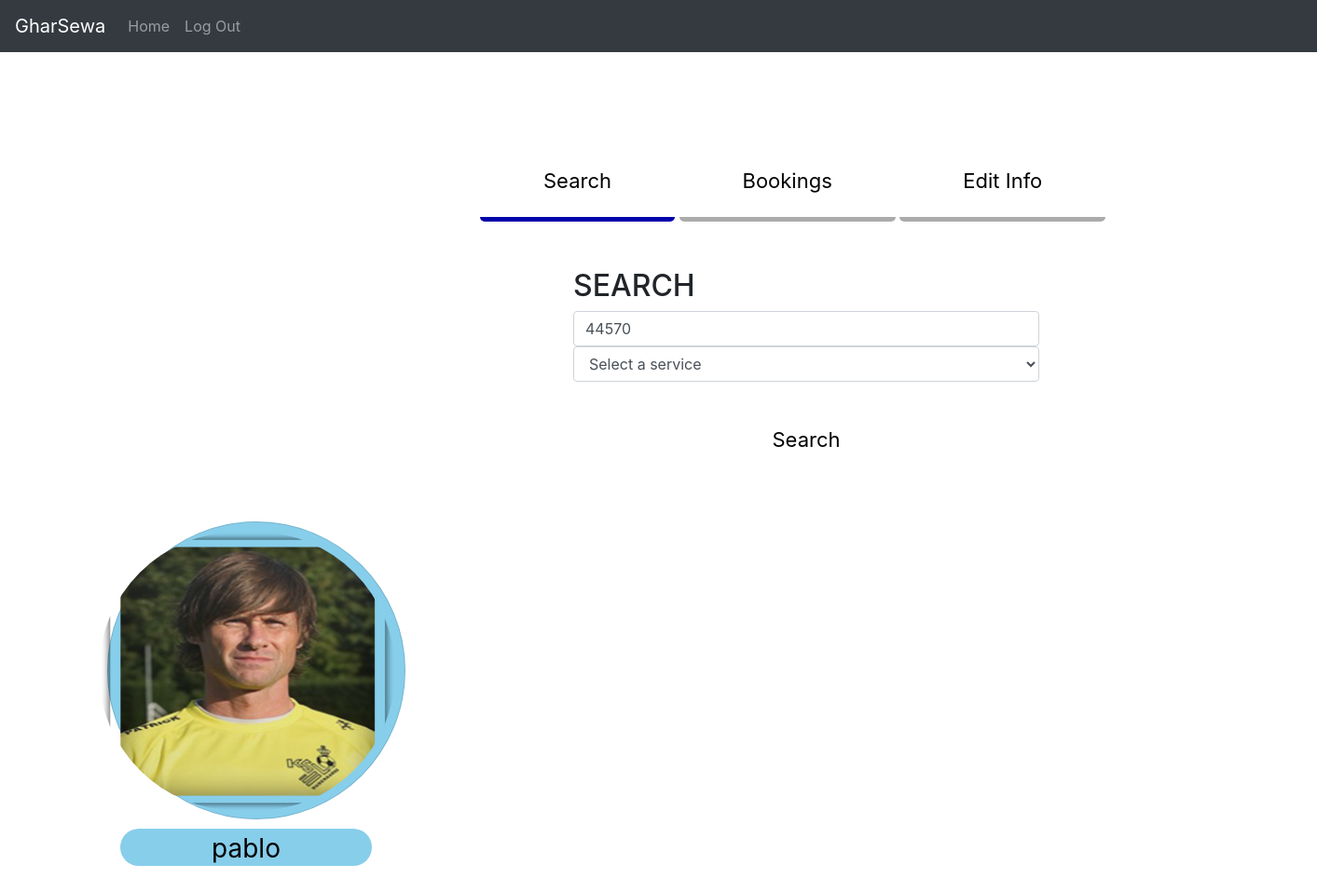
Page /user/user-page.php (signed in) on the committed database.
### tables this page shows
CREATE TABLE `user` (
  `id` int(11) NOT NULL,
  `name` varchar(50) NOT NULL,
  `contact` varchar(10) NOT NULL,
  `address` varchar(100) NOT NULL,
  `email` varchar(100) NOT NULL,
  `password` varchar(200) NOT NULL,
  `postalcode` int(10) NOT NULL,
  `image` varchar(255) NOT NULL
);

### user/user-page.php (the view, shortened to what this page needs)
<?php include('inc\head.php')?>
<?php include('inc\nav.php')?>
<?php require_once"../inc/dbconn.php"?>
    <?php
    $id = (int)$_SESSION['user_id'];
  $query="SELECT * FROM user WHERE id=:id ";
  $stmt=$pdo->prepare($query);
  $stmt->bindParam(':id',$id);
  $stmt->execute();
  $user = $stmt->fetch();
?>
<div class="container">
<div class="tab">
      <button class="tablinks" onclick="openCity(event, 'one')" id="defaultOpen">Search</button>
       <button class="tablinks" onclick="openCity(event, 'two')">Bookings</button>
       <button class="tablinks" onclick="openCity(event, 'three')">Edit Info</button>
      <div id="one" class="tabcontent">
  <h2>SEARCH </h2>
  <form class="form-group" action="search.php" method="POST">
  <input class="form-control mr-sm-3" type="text" name="postalcode" placeholder="Postal code" value="<?php echo $user['postalcode'];?>">
    <select name = "occupation"  class="form-control mr-sm-3" required>
    <option value = "">Select a service</option>
            </select>
      <button class="btn btn-primary btn-block" type="submit">Search</button>
    </form>
</div>
</div>
       <div class="inside">
            <div class="card" style=" border-radius: 200px; background-color:skyblue;">
            <img class="card-img-top" src="../images/<?php echo($user['image']); ?>" alt="Card image cap" height="300px;" width="300px;">
            </div>
              <div class="name">
              <?php echo $user['name'];?>
        </div>
        </div>
</div>

### CSS/userprofile.css (style rules this page uses)
.container { height: 100%; width: 100%; position: absolute; background-color:white; }
.inside { left: 100px; top:-500px; height: 300px; width: 300px; background-color:white; position: relative; border-radius: 50px; border-bottom-width: 125px; }
.name { top:310px; left: 14px; height: 40px; width: 270px; background-color:skyblue; position: absolute; text-align: center; font-size: 28px; border-radius: 50px; color: black; }
.card { margin-top:-20px; padding-left: 0px; height: 320px; width: 320px; position: absolute; }
.card img { margin-right: auto; display: block; position: absolute; margin-top: 10px; right:10px ; border-radius: 300px; }
.tab { padding-top: 100px; left: 500px; position: relative; background-color: white; width: 80%; height: 100%; }
.tab button { padding: 22px 68px; cursor: pointer; transition: 0.1s; font-size: 22px; border-right:none; border-left: none; border-top: none; outline: none; border-bottom-left-radius: 5px; border-bottom-right-radius: 5px; border-bottom-width: 5px; border-bottom-color:white; background-color: inherit; color: black; }
.tab button.active { border-bottom-color: blue; border-bottom-width: 5px; }
.tabcontent { margin-top: 50px; position: relative; left:100px; background-color:white; border-radius: 20px; width: 500px; height: 180px; }

### rows in the picture
user: postalcode "44570", image (picture), name "pablo"
